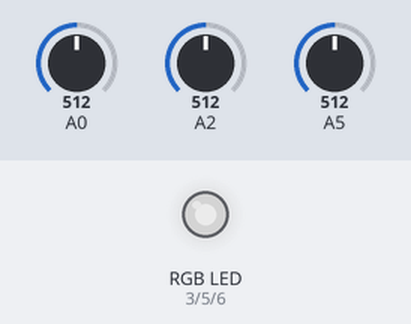
Bench run of a sketch on a simulated Arduino Uno, built with avr-gcc and run on an emulated ATmega328P. Shown: an RGB LED mixed from three pins (HIGH = lit). The inputs (shaded band) are chosen by the test bench; at power-on: A0 = 512, A2 = 512, A5 = 512. Dim RGB values are drawn brighter than linear.

Above: at 1.2 s.
1.3 s: A0 set to 716
At 2.0 s:
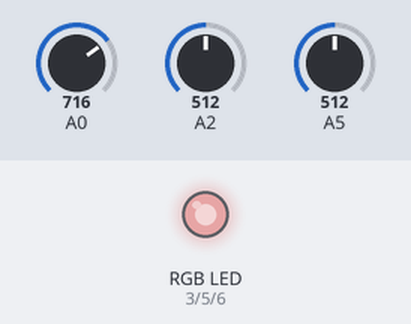
2.8 s: A2 set to 716
At 3.2 s:
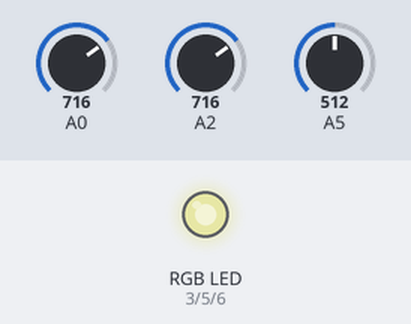
4.3 s: A5 set to 716
At 5.5 s:
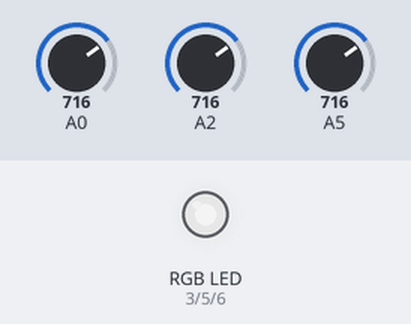
5.8 s: A0 set to 900
At 6.6 s:
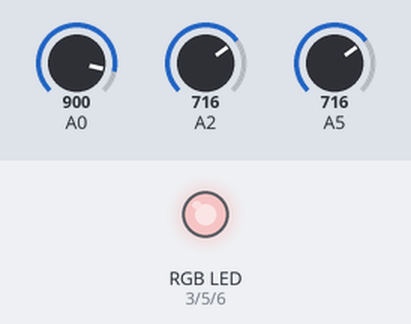
7.3 s: A2 set to 900
At 7.8 s:
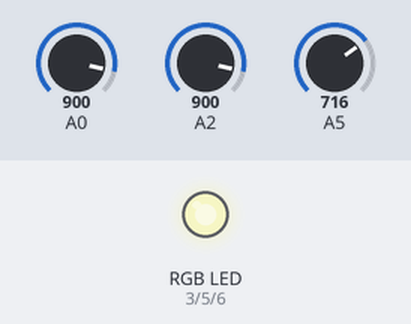
8.8 s: A5 set to 900
At 10.1 s:
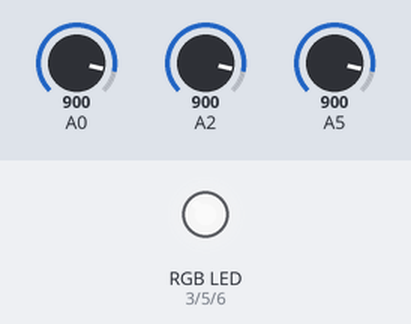
Timing chart, 0 to 11.3 s (numbered marks = the images above; inputs shaded):
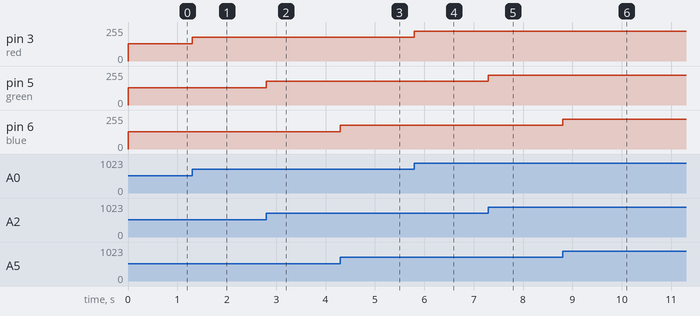

Measured:
- after the input at 1.3 s, pin 3 (red): 128/255 → 179/255 at once
- after the input at 2.8 s, pin 5 (green): 128/255 → 179/255 at once
- after the input at 4.3 s, pin 6 (blue): 128/255 → 179/255 at once
- after the input at 5.8 s, pin 3 (red): 179/255 → 225/255 at once
- after the input at 7.3 s, pin 5 (green): 179/255 → 225/255 at once
- after the input at 8.8 s, pin 6 (blue): 179/255 → 225/255 at once

The sketch:

RGB_-_03.03.2020.ino
```cpp
byte red = 3;
byte green = 5;
byte blue = 6;

void setup() {
// Serial.begin(9600);
  pinMode(red, OUTPUT);
  pinMode(green, OUTPUT);
  pinMode(blue, OUTPUT);

}

void loop() {
int potenc_00; // red
int potenc_01; // green
int potenc_02; // blue

 potenc_00 = analogRead(A0);
 potenc_01 = analogRead(A2);
 potenc_02 = analogRead(A5);

// Serial.println(potenc_00);
//Serial.println(potenc_01);
//Serial.println(potenc_02);
// delay(1000);

 analogWrite(red, potenc_00 / 4);
 analogWrite(green, potenc_01 / 4);
 analogWrite(blue, potenc_02 / 4);

}
```
